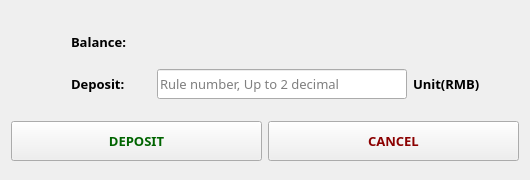
<?xml version="1.0" encoding="UTF-8"?>
<ui version="4.0">
 <class>DepositDialog</class>
 <widget class="QDialog" name="DepositDialog">
  <property name="geometry">
   <rect>
    <x>0</x>
    <y>0</y>
    <width>530</width>
    <height>180</height>
   </rect>
  </property>
  <property name="minimumSize">
   <size>
    <width>530</width>
    <height>180</height>
   </size>
  </property>
  <property name="maximumSize">
   <size>
    <width>530</width>
    <height>180</height>
   </size>
  </property>
  <property name="font">
   <font>
    <family>微软雅黑 Light</family>
    <pointsize>10</pointsize>
   </font>
  </property>
  <property name="windowTitle">
   <string>Deposit</string>
  </property>
  <layout class="QVBoxLayout" name="verticalLayout">
   <item>
    <spacer name="verticalSpacer_2">
     <property name="orientation">
      <enum>Qt::Vertical</enum>
     </property>
     <property name="sizeType">
      <enum>QSizePolicy::Fixed</enum>
     </property>
     <property name="sizeHint" stdset="0">
      <size>
       <width>20</width>
       <height>10</height>
      </size>
     </property>
    </spacer>
   </item>
   <item>
    <layout class="QHBoxLayout" name="horizontalLayout">
     <item>
      <spacer name="horizontalSpacer">
       <property name="orientation">
        <enum>Qt::Horizontal</enum>
       </property>
       <property name="sizeType">
        <enum>QSizePolicy::Fixed</enum>
       </property>
       <property name="sizeHint" stdset="0">
        <size>
         <width>60</width>
         <height>20</height>
        </size>
       </property>
      </spacer>
     </item>
     <item>
      <widget class="QLabel" name="lab_balance">
       <property name="minimumSize">
        <size>
         <width>80</width>
         <height>30</height>
        </size>
       </property>
       <property name="maximumSize">
        <size>
         <width>80</width>
         <height>30</height>
        </size>
       </property>
       <property name="font">
        <font>
         <weight>75</weight>
         <bold>true</bold>
        </font>
       </property>
       <property name="text">
        <string>Balance:</string>
       </property>
      </widget>
     </item>
     <item>
      <widget class="QLabel" name="lab_money">
       <property name="minimumSize">
        <size>
         <width>250</width>
         <height>30</height>
        </size>
       </property>
       <property name="maximumSize">
        <size>
         <width>250</width>
         <height>30</height>
        </size>
       </property>
       <property name="font">
        <font>
         <pointsize>10</pointsize>
        </font>
       </property>
       <property name="text">
        <string/>
       </property>
      </widget>
     </item>
     <item>
      <spacer name="horizontalSpacer_2">
       <property name="orientation">
        <enum>Qt::Horizontal</enum>
       </property>
       <property name="sizeHint" stdset="0">
        <size>
         <width>40</width>
         <height>20</height>
        </size>
       </property>
      </spacer>
     </item>
    </layout>
   </item>
   <item>
    <layout class="QHBoxLayout" name="horizontalLayout_2">
     <item>
      <spacer name="horizontalSpacer_3">
       <property name="orientation">
        <enum>Qt::Horizontal</enum>
       </property>
       <property name="sizeType">
        <enum>QSizePolicy::Fixed</enum>
       </property>
       <property name="sizeHint" stdset="0">
        <size>
         <width>60</width>
         <height>20</height>
        </size>
       </property>
      </spacer>
     </item>
     <item>
      <widget class="QLabel" name="lab_deposit">
       <property name="minimumSize">
        <size>
         <width>80</width>
         <height>30</height>
        </size>
       </property>
       <property name="maximumSize">
        <size>
         <width>80</width>
         <height>30</height>
        </size>
       </property>
       <property name="font">
        <font>
         <family>微软雅黑 Light</family>
         <pointsize>10</pointsize>
         <weight>75</weight>
         <bold>true</bold>
        </font>
       </property>
       <property name="text">
        <string>Deposit:</string>
       </property>
      </widget>
     </item>
     <item>
      <widget class="QLineEdit" name="edit_deposit">
       <property name="minimumSize">
        <size>
         <width>250</width>
         <height>30</height>
        </size>
       </property>
       <property name="maximumSize">
        <size>
         <width>250</width>
         <height>30</height>
        </size>
       </property>
       <property name="inputMask">
        <string/>
       </property>
       <property name="text">
        <string/>
       </property>
       <property name="maxLength">
        <number>7</number>
       </property>
       <property name="echoMode">
        <enum>QLineEdit::Normal</enum>
       </property>
       <property name="placeholderText">
        <string>Rule number, Up to 2 decimal</string>
       </property>
       <property name="cursorMoveStyle">
        <enum>Qt::LogicalMoveStyle</enum>
       </property>
      </widget>
     </item>
     <item>
      <widget class="QLabel" name="lab_unit">
       <property name="minimumSize">
        <size>
         <width>90</width>
         <height>30</height>
        </size>
       </property>
       <property name="maximumSize">
        <size>
         <width>90</width>
         <height>30</height>
        </size>
       </property>
       <property name="font">
        <font>
         <weight>75</weight>
         <bold>true</bold>
        </font>
       </property>
       <property name="text">
        <string>Unit(RMB)</string>
       </property>
      </widget>
     </item>
     <item>
      <spacer name="horizontalSpacer_4">
       <property name="orientation">
        <enum>Qt::Horizontal</enum>
       </property>
       <property name="sizeHint" stdset="0">
        <size>
         <width>40</width>
         <height>20</height>
        </size>
       </property>
      </spacer>
     </item>
    </layout>
   </item>
   <item>
    <spacer name="verticalSpacer">
     <property name="orientation">
      <enum>Qt::Vertical</enum>
     </property>
     <property name="sizeType">
      <enum>QSizePolicy::Fixed</enum>
     </property>
     <property name="sizeHint" stdset="0">
      <size>
       <width>20</width>
       <height>10</height>
      </size>
     </property>
    </spacer>
   </item>
   <item>
    <layout class="QHBoxLayout" name="horizontalLayout_3">
     <item>
      <widget class="QPushButton" name="btn_deposit">
       <property name="minimumSize">
        <size>
         <width>0</width>
         <height>40</height>
        </size>
       </property>
       <property name="maximumSize">
        <size>
         <width>16777215</width>
         <height>40</height>
        </size>
       </property>
       <property name="font">
        <font>
         <weight>75</weight>
         <bold>true</bold>
        </font>
       </property>
       <property name="styleSheet">
        <string notr="true">QPushButton{color:darkGreen}</string>
       </property>
       <property name="text">
        <string>DEPOSIT</string>
       </property>
       <property name="autoDefault">
        <bool>false</bool>
       </property>
       <property name="default">
        <bool>false</bool>
       </property>
       <property name="flat">
        <bool>false</bool>
       </property>
      </widget>
     </item>
     <item>
      <widget class="QPushButton" name="btn_back">
       <property name="minimumSize">
        <size>
         <width>0</width>
         <height>40</height>
        </size>
       </property>
       <property name="maximumSize">
        <size>
         <width>16777215</width>
         <height>40</height>
        </size>
       </property>
       <property name="font">
        <font>
         <weight>75</weight>
         <bold>true</bold>
        </font>
       </property>
       <property name="styleSheet">
        <string notr="true">QPushButton{color:darkRed}</string>
       </property>
       <property name="text">
        <string>CANCEL</string>
       </property>
       <property name="autoDefault">
        <bool>false</bool>
       </property>
      </widget>
     </item>
    </layout>
   </item>
  </layout>
 </widget>
 <layoutdefault spacing="6" margin="11"/>
 <resources/>
 <connections/>
</ui>
